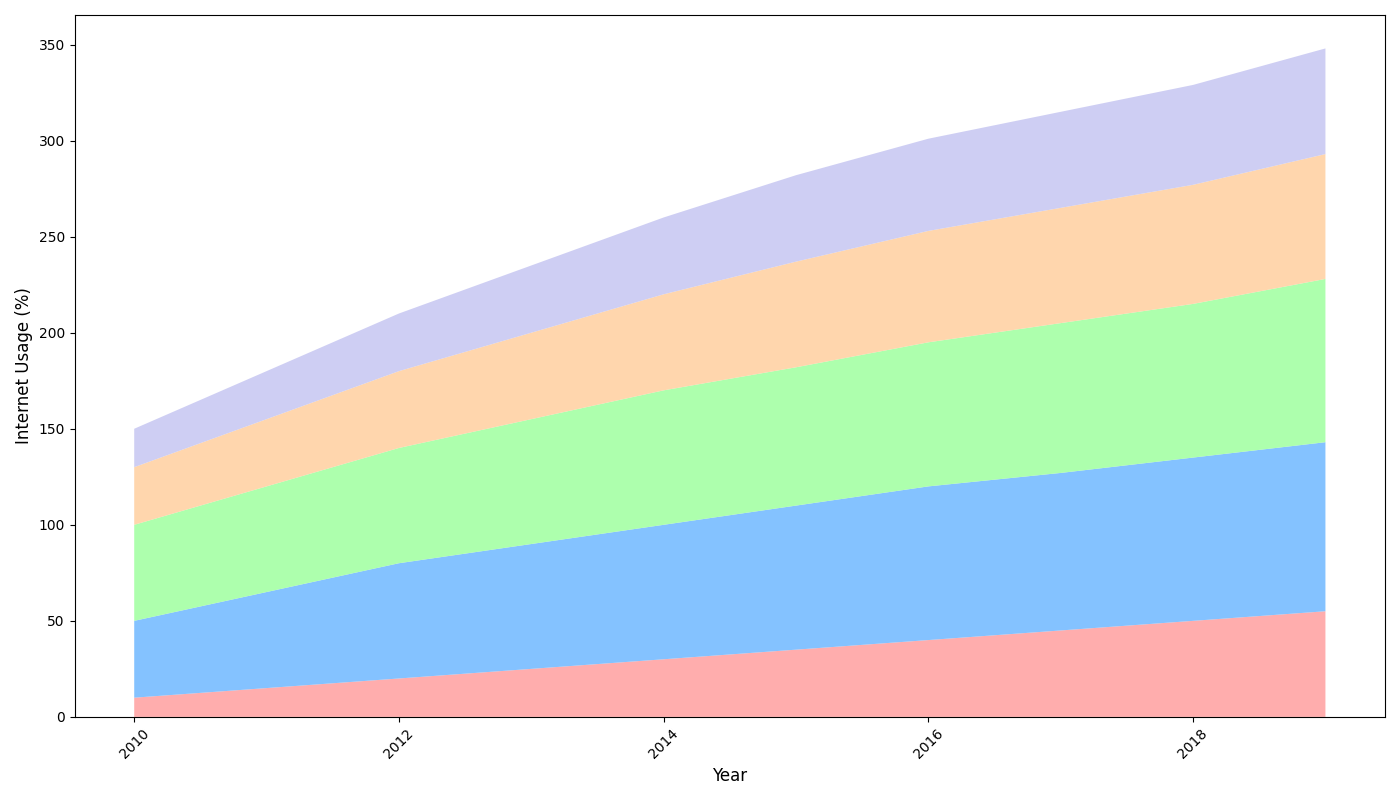

Reproduce this figure in Python.
import matplotlib.pyplot as plt
import numpy as np

years = np.array(range(2010, 2020))

usage_5_14 = np.array([10, 15, 20, 25, 30, 35, 40, 45, 50, 55])
usage_15_24 = np.array([40, 50, 60, 65, 70, 75, 80, 82, 85, 88])
usage_25_34 = np.array([50, 55, 60, 65, 70, 72, 75, 78, 80, 85])
usage_35_44 = np.array([30, 35, 40, 45, 50, 55, 58, 60, 62, 65])
usage_45_plus = np.array([20, 25, 30, 35, 40, 45, 48, 50, 52, 55])

usage_data = np.vstack([usage_5_14, usage_15_24, usage_25_34, usage_35_44, usage_45_plus])

fig, ax = plt.subplots(figsize=(14, 8))
ax.stackplot(years, usage_data, colors=['#ff9999', '#66b3ff', '#99ff99', '#ffcc99', '#c2c2f0'], alpha=0.8)

ax.set_xlabel("Year", fontsize=12)
ax.set_ylabel("Internet Usage (%)", fontsize=12)

plt.xticks(rotation=45)
plt.tight_layout()

plt.show()
